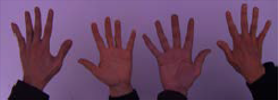
#> input picture TP1/white_patch/test_blue.png, 278 x 100 px; its folder holds only this picture in this run
$ jupyter execute 'TP1 - VisionPorComputadoraI - a2321.ipynb'   (shell and % lines are left out)
#> lines starting #> are read from the running program, lines starting #| are printed output that depends on the picture
#> further down, img is the input picture: shape (100, 278, 3); mean B, G, R 100.7, 69.5, 103
## UBA - CEIA
### Visión por Computadora I - Cohorte 23
#### Trabajo Práctico N°1
#### Alumna: Federica Pavese - a2321

<hr>

[cell 1]
import cv2 as cv
import numpy as np
import matplotlib.pyplot as plt
import os
import pandas as pd

[cell 2]
#%matplotlib qt

### PARTE 1

1. Implementar el algoritmo White Patch para librarnos de las diferencias de color de iluminación

[cell 3]
## FUNCIÓN QUE IMPLEMENTA WHITE-PATCH

def white_patch(img):

    # canales RGB
    R = img[:,:,0]
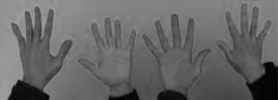
#> R: shape (100, 278); min 0, max 165, mean 103
    G = img[:,:,1]
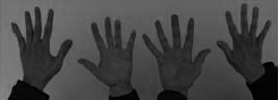
#> G: shape (100, 278); min 0, max 138, mean 69.5
    B = img[:,:,2]
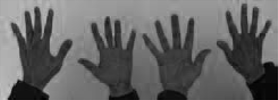
#> B: shape (100, 278); min 0, max 200, mean 100.7

    # máximos
    Rmax = np.max(R)
#> Rmax = 165
    Gmax = np.max(G)
#> Gmax = 138
    Bmax = np.max(B)
#> Bmax = 200

    # White-Patch por canal
    R_wp = R / Rmax * 255
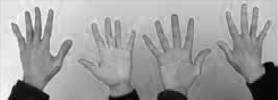
#> R_wp: shape (100, 278) float64; min 0, max 255, mean 159.2
    G_wp = G / Gmax * 255
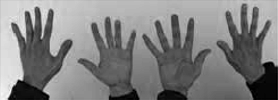
#> G_wp: shape (100, 278) float64; min 0, max 255, mean 128.4
    B_wp = B / Bmax * 255
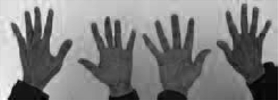
#> B_wp: shape (100, 278) float64; min 0, max 255, mean 128.4

    # aplico White-Patch a la imagen
    img_wp = np.stack((R_wp, G_wp, B_wp), axis=2)
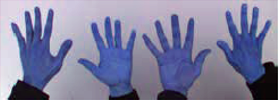
#> img_wp: shape (100, 278, 3) float64; mean of channels 0, 1, 2 159.2, 128.4, 128.4; drawn as B, G, R
    img_wp = np.uint8(img_wp)

    return img_wp

[cell 4]
## FUNCIÓN QUE MUESTRA CÓMO SE ESCALARON LOS CANALES

def tabla_white_patch(img):

    # canales RGB
    R = img[:,:,0]
    G = img[:,:,1]
    B = img[:,:,2]

    # máximos
    Rmax = np.max(R)
#> Rmax = 165
    Gmax = np.max(G)
#> Gmax = 138
    Bmax = np.max(B)
#> Bmax = 200

    # factores de escala
    R_escala = 255 / Rmax
#> R_escala = 1.55
    G_escala = 255 / Gmax
#> G_escala = 1.85
    B_escala = 255 / Bmax
#> B_escala = 1.27

    data = {
        "Canal": ["R", "G", "B"],
        "Max original": [Rmax, Gmax, Bmax],
        "Factor de escala": [R_escala, G_escala, B_escala],
        "Valor": [
            int(100 * R_escala),
            int(100 * G_escala),
            int(100 * B_escala)
        ]
    }
#> data = {'Canal': ['R', 'G', 'B'], 'Max original': [165, 138, 200], 'Factor de escala': [1.55, 1.85, 1.27], 'Valor': [154, 184, 127]}

    tabla = pd.DataFrame(data)
#> tabla = table of 3 rows and 4 columns
    display(tabla)

2. Mostrar los resultados obtenidos y analizar las posibles fallas (si es que las hay) en el caso de White Patch

[cell 5]
directorio = "white_patch"

for archivo in os.listdir(directorio):

    if archivo.endswith(".png") or archivo.endswith(".jpg"):

        ruta_archivo = os.path.join(directorio, archivo)

        img = cv.imread(ruta_archivo)
        img = cv.cvtColor(img, cv.COLOR_BGR2RGB)

        # aplico la función
        img_wp = white_patch(img)

        # muestro original y modificada
        plt.figure(figsize=(10,5))

        plt.subplot(121)
        plt.title("Original")
        plt.imshow(img)

        plt.subplot(122)
        plt.title("White Patch")
        plt.imshow(img_wp)

        plt.show()
        tabla_white_patch(img)

Análisis de los resultados

| Imagen | Original | White-Patch | Resultado |
|-----------|--------|------|--------|
| test_blue.png | predomina el canal B | B menos escalado que R y G | imagen equilibrada |
| test_green.png | predomina el canal G | G menos escalado que R y B | imagen equilibrada |
| test_red.png | predomina el canal R | R menos escalado que B y G | imagen equilibrada |
| wp_blue.jpg | canal B muy predominante | no se escala ningún canal porque Rmax = Gmax = Bmax = 255 | el algoritmo no modiica la imagen, porque no existe un píxel blanco neutro que pueda utilizarse como referencia |
| wp_green.jpg | canal G muy predominante | G se escala muy poco mientras que R y B aumentan más | la imagen se ve levemente equilibrada, pero sigue predominando el verde |
| wp_green2.jpg | canal G muy predominante | G no se escala, mientras que R y B sí | la imagen se ve levemente equilibrada, pero sigue predominando el verde |
| wp_red.jpg | canal R muy predominante | R no se escala, mientras que G y B sí | la imagen se ve levemente equilibrada, aunque sigue predominando el rojo |
| wp_red2.jpg | canal R muy predominante | R no se escala, mientras que G y B sí, pero poco porque ya están altos | la imagen se ve muy levemente equilibrada, y sigue predominando el rojo |

### PARTE 2

1. Para las imágenes <i>img1_tp.png</i> y <i>img2_tp.png</i> leerlas con OpenCV en escala de grises y visualizarlas

[cell 6]
img1_tp = cv.imread('img1_tp.png', cv.IMREAD_GRAYSCALE)
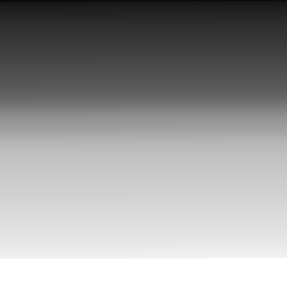
#> input picture TP1/img1_tp.png, 287 x 288 px
#> img1_tp is the input picture: shape (288, 287); min 2, max 255, mean 154.8
img2_tp = cv.imread('img2_tp.png', cv.IMREAD_GRAYSCALE)
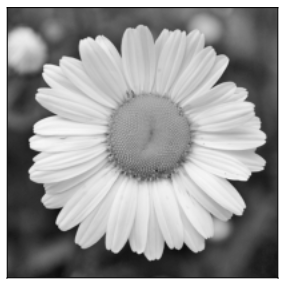
#> input picture TP1/img2_tp.png, 287 x 288 px
#> img2_tp is the input picture: shape (288, 287); min 2, max 255, mean 154.8

plt.subplot(221)
plt.imshow(img1_tp)
plt.subplot(222)
plt.imshow(img2_tp)

# agrego colormap para verlas en escala de grises
plt.subplot(223)
plt.imshow(img1_tp, cmap='gray')
plt.subplot(224)
plt.imshow(img2_tp, cmap='gray')

plt.show()

2. Elija el numero de bins que crea conveniente y grafique su histograma, compare los histogramas entre si. Explicar lo que se observa, si tuviera que entrenar un modelo de clasificación/detección de imágenes, considera que puede ser de utilidad tomar como ‘features’ a los histogramas?

[cell 7]
plt.figure(figsize=(10,5))

plt.subplot(121)
plt.hist(img1_tp.ravel(), bins=256, range=[0,256])
plt.title("Histograma img1_tp")

plt.subplot(122)
plt.hist(img2_tp.ravel(), bins=256, range=[0,256])
plt.title("Histograma img2_tp")

plt.show()
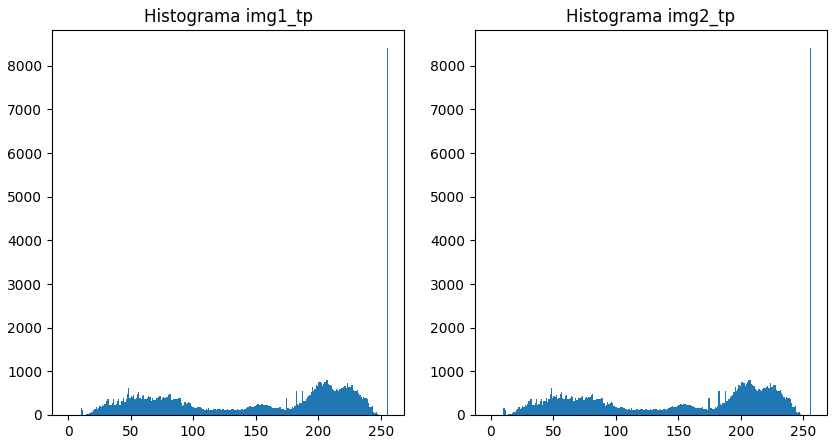
#> figure drawn by matplotlib, 2 panels; panel 1: tallest bar 8400 high, from x = 255 to 256; panel 2: tallest bar 8400 high, from x = 255 to 256
